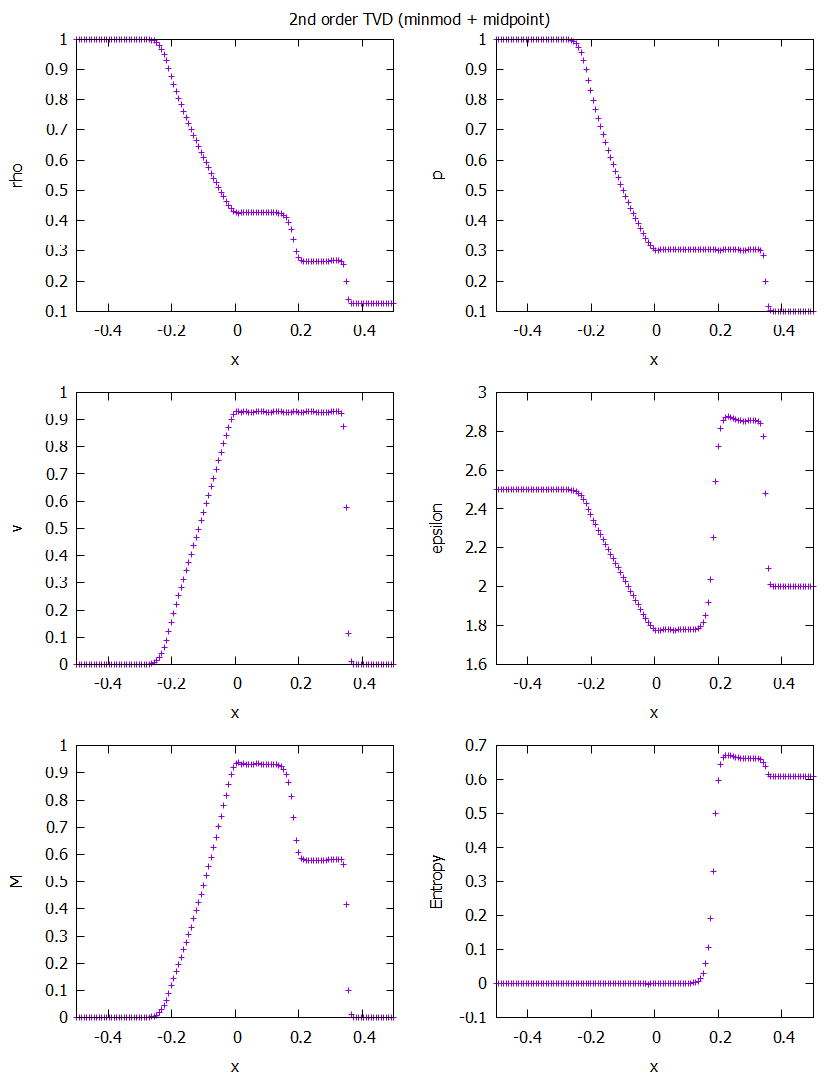

Source code (gnuplot):
reset
set terminal pngcairo size 840, 1080
set out "01.png"
unset key

set multiplot layout 3, 2 title "2nd order TVD (minmod + midpoint)"

set xlabel "x"
set ylabel "rho"
set xrange [-0.5:0.5]
plot "out.data" u 1:2 

set xlabel "x"
set ylabel "p"
set xrange [-0.5:0.5]
plot "out.data" u 1:3

set xlabel "x"
set ylabel "v"
set xrange [-0.5:0.5]
plot "out.data" u 1:4

set xlabel "x"
set ylabel "epsilon"
set xrange [-0.5:0.5]
plot "out.data" u 1:5 

set xlabel "x"
set ylabel "M"
set xrange [-0.5:0.5]
plot "out.data" u 1:6

set xlabel "x"
set ylabel "Entropy"
set xrange [-0.5:0.5]
plot "out.data" u 1:7 

unset multiplot
set out
set terminal wxt enhanced
reset
